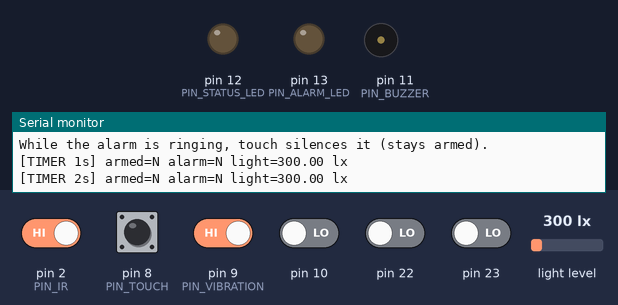
Bench run of a sketch on a simulated Arduino Uno, built with avr-gcc and run on an emulated ATmega328P. Shown: output pins drawn as LEDs (lit = HIGH), buzzer (waves = sounding, pin HIGH), the last lines printed to the serial monitor. Wiring (inferred from the names in the program): BH1750 light sensor at I2C address 0x23. Dashed ring = blinking. The inputs (shaded band) are chosen by the test bench; at power-on: pin 2 (PIN_IR), pin 9 (PIN_VIBRATION) HIGH, pin 8 (PIN_TOUCH), pin 10, pin 22, pin 23 LOW, light level 300 lx.

Above: at 1.5 s.
1.6 s: pin 2 (PIN_IR) driven LOW
5.1 s: pin 8 (PIN_TOUCH) pulled HIGH for 1.2 s
8.6 s: pin 9 (PIN_VIBRATION) driven LOW
At 9.5 s:
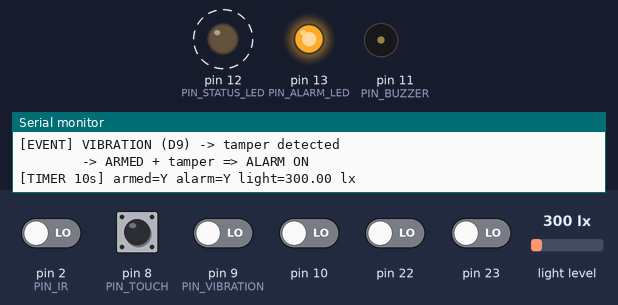
At 11.0 s:
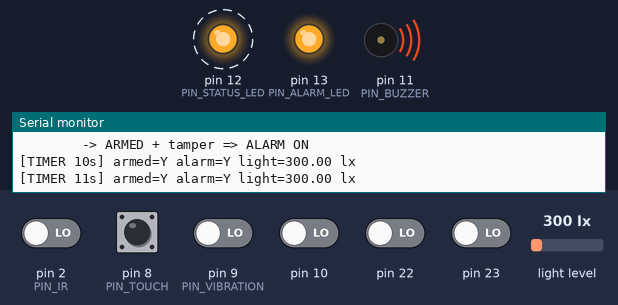
12.6 s: pin 8 (PIN_TOUCH) pulled HIGH for 1.2 s
At 14.5 s:
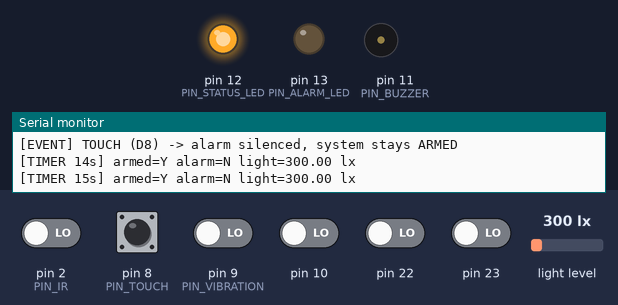
16.1 s: pin 2 (PIN_IR) driven HIGH and pin 8 (PIN_TOUCH) driven HIGH
Timing chart, 0 to 20.6 s (numbered marks = the images above; inputs shaded):
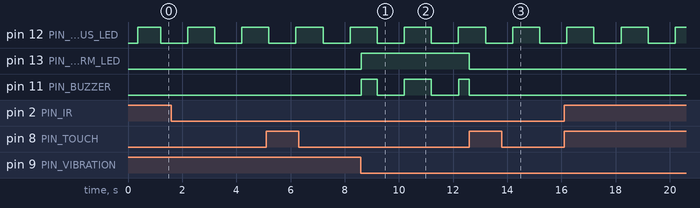

Measured:
- after the input at 8.6 s, pin 13 (PIN_ALARM_LED): LOW → HIGH at once; pin 11 (PIN_BUZZER): goes HIGH 0.58 s, LOW 1.0 s, HIGH 1.0 s, LOW 1.0 s, then HIGH, starting at once
- after the input at 12.6 s, pin 13 (PIN_ALARM_LED): HIGH → LOW at once
- by itself, pin 12 (PIN_STATUS_LED): alternates HIGH for 1.0 s and LOW for 1.0 s

The sketch:

TaskM1.ino
```cpp
#include <Wire.h>

// ------------------------- Pin assignments ---------------------------------
const uint8_t PIN_IR         = 2;
const uint8_t PIN_TOUCH      = 8;
const uint8_t PIN_VIBRATION  = 9;
const uint8_t PIN_ALARM_LED  = 13;
const uint8_t PIN_STATUS_LED = 12;
const uint8_t PIN_BUZZER     = 11;

const bool BUZZER_IS_ACTIVE = true;
const uint16_t BUZZER_FREQ  = 2000;

const uint8_t BH1750_ADDR    = 0x23;

volatile bool     irFlag        = false;
volatile bool     touchFlag     = false;
volatile bool     vibrationFlag = false;
volatile uint32_t tickCount     = 0;
volatile bool     timerFlag     = false;

volatile uint8_t  prevPINB      = 0;

bool  systemArmed = false;
bool  alarmActive = false;
bool  buzzerOn    = false;
float lightLux    = 0.0;

volatile uint32_t lastTouchMs     = 0;
volatile uint32_t lastVibrationMs = 0;
const uint32_t DEBOUNCE_MS = 200;

uint32_t touchHandledMs   = 0;
const uint32_t TAMPER_SUPPRESS_MS = 1500;

//----------------------------------INterrupt_functios---------------------------------------------

//Interupt function for when IR sensor pciks up somehting
void isrObstacle()
{
  irFlag = true;
}

//Interuppt function for when a touch or a vibration occurs(both sensors share this ISR function)
ISR(PCINT0_vect) //PCINT0_vect means port b, PCINT1_vect means port C and PCINT2_vect means port d. The physical port, not register
{
  uint8_t  pinb    = PINB;      // Copy the current HIGH/LOW states of all Port B pins

// Compare the current pin states with the previous states.
// Bits become 1 wherever a pin changed
  uint8_t  changed = pinb ^ prevPINB;  //XOR

// Save the current pin states so they can be used as the "previous" states
// during the next pin-change interrupt.
  prevPINB         = pinb;
  uint32_t now     = millis();


//If D8 changed to HIGH:
    //touchFlag = true
  if ((changed & 0b00000001) && (pinb & 0b00000001))
  {
    if (now - lastTouchMs > DEBOUNCE_MS) {
      touchFlag   = true;
      lastTouchMs = now;
    }
  }

  //If D9 changed to LOW:
    //vibrationFlag = true
  if ((changed & 0b00000010) && !(pinb & 0b00000010)) {
    if (now - lastVibrationMs > DEBOUNCE_MS) {
      vibrationFlag   = true;
      lastVibrationMs = now;
    }
  }
}


//Interupt function for when 1 second passes
ISR(TIMER1_COMPA_vect)
{
  tickCount++;
  timerFlag = true;
}


//----------------------------------------------------------------------Setup---------------------------------------------------
void setup()
{
  Serial.begin(9600);
  while (!Serial) { ; }


  pinMode(PIN_IR,        INPUT);
  pinMode(PIN_TOUCH,     INPUT);
  pinMode(PIN_VIBRATION, INPUT);
  pinMode(PIN_ALARM_LED,  OUTPUT);
  pinMode(PIN_STATUS_LED, OUTPUT);
  pinMode(PIN_BUZZER,     OUTPUT);

  Wire.begin();
  bh1750Begin();


  attachInterrupt(digitalPinToInterrupt(PIN_IR), isrObstacle, FALLING);


  configurePinChangeInterrupts();


  configureTimer1_1Hz();

  Serial.println(F("=== SIT315 M1 Sense-Think-Act (4/4) online ==="));
  Serial.println(F("D2=FC-51 IR (INT0)  D8=TOUCH (PCI)  D9=VIBRATION (PCI)  I2C=BH1750"));
  Serial.println(F("System starts DISARMED. Touch the pad to arm."));
  Serial.println(F("While the alarm is ringing, touch silences it (stays armed).\n"));
}


/// -----------------------------------------------------------------------CONfig-----------------------------------------------


void configurePinChangeInterrupts()
{
  prevPINB = PINB;

  PCICR |= 0b00000001;// enable group 0 for pin change interrupt
  PCMSK0 |= 0b00000011; //Select which of the pins in the group can actually trigger interuppt.
}

//T
void configureTimer1_1Hz()
{
  noInterrupts();

  TCCR1A = 0b00000000;  // clear Timer1 control register A
  TCCR1B = 0b00000000;  // clear Timer1 control register B
  TCNT1  = 0;           // start counting from zero

  OCR1A = 15624;        // compare value for 1-second interval

  TCCR1B |= 0b00001000; // enable CTC mode: WGM12 = 1
  TCCR1B |= 0b00000101; // prescaler 1024: CS12 = 1, CS10 = 1

  TIMSK1 |= 0b00000010; // enable Timer1 Compare-A interrupt

  interrupts();
}


//----------------------------------------------loop---------------------------------------------------------------

void loop() {
  handleEvents(); // handles flag changes
  handlePeriodic();   //handles periodic events
  updateActuators();
}


//-------------------------------------------------------fucntion inside loop---------------------------------------------

void handleEvents() {
  if (touchFlag==true)
  {

    //Set the flag to false again
    touchFlag = false;


    touchHandledMs = millis();
    if (alarmActive==true)
    {
      alarmActive = false; //Set the alarmActive flag to false or OFF
      Serial.println(F("[EVENT] TOUCH (D8) -> alarm silenced, system stays ARMED"));
    } else
    {
      systemArmed = !systemArmed; //toggle systemArmed flag
      Serial.print(F("[EVENT] TOUCH (D8) -> system "));
      Serial.println(systemArmed ? F("ARMED") : F("DISARMED"));
    }
  }


  if (vibrationFlag==true)
  {

    //Set the flag to false again
    vibrationFlag = false;


    if (millis() - touchHandledMs < TAMPER_SUPPRESS_MS) //if the vibration is 1.5s of a touch, then move on.
    {
      Serial.println(F("[EVENT] VIBRATION (D9) -> suppressed (own touch)"));
    }
    else //else run the actual if-else condition
    {
      Serial.println(F("[EVENT] VIBRATION (D9) -> tamper detected"));
      if (systemArmed==true) //if system is armed
      {
        alarmActive = true; //then make alarm active
        Serial.println(F("        -> ARMED + tamper => ALARM ON"));
      } else
      {
        Serial.println(F("        -> ignored (system disarmed)"));
      }
    }
  }

  if (irFlag==true)
  {

    //Set the flag to false again
    irFlag = false;


    Serial.println(F("[EVENT] OBSTACLE on D2 (INT0) -> intrusion"));
    if (systemArmed)
    {
      alarmActive = true;
      Serial.println(F("        -> ARMED + intrusion => ALARM ON"));
    } else {
      Serial.println(F("        -> ignored (system disarmed)"));
    }
  }
}


void handlePeriodic()
{
  if (!timerFlag) return;            // nothing to do until a second elapses
  timerFlag = false;

  // Safely copy the multi-byte shared counter (disable IRQs for the read).
  uint32_t ticks;
  noInterrupts();
  ticks = tickCount; // if isr runs then tickcount may get stuck, so uses stable local copy
  interrupts();

  lightLux = bh1750ReadLux();

  digitalWrite(PIN_STATUS_LED, !digitalRead(PIN_STATUS_LED));

  buzzerOn = !buzzerOn;

  Serial.print(F("[TIMER ")); Serial.print(ticks);
  Serial.print(F("s] armed=")); Serial.print(systemArmed ? F("Y") : F("N"));
  Serial.print(F(" alarm="));   Serial.print(alarmActive ? F("Y") : F("N"));
  Serial.print(F(" light="));   Serial.print(lightLux); //prints the lux
  Serial.println(F(" lx"));
}

// ------------------------- ACT --------------------------------------------
void updateActuators()
{
  digitalWrite(PIN_ALARM_LED, alarmActive ? HIGH : LOW);

  // Buzzer beeps in time with the 1 Hz tick while the alarm is active, and is
  // silent otherwise. Pulsing carries much better than a continuous tone.
  bool shouldSound = alarmActive && buzzerOn;

  if (BUZZER_IS_ACTIVE) {
    digitalWrite(PIN_BUZZER, shouldSound ? HIGH : LOW);
  } else {
    // tone() drives Timer2 - deliberately NOT Timer1, so it cannot disturb the
    // 1 Hz periodic interrupt this program depends on.
    if (shouldSound) tone(PIN_BUZZER, BUZZER_FREQ);
    else             noTone(PIN_BUZZER);
  }
}


// ------------------------- helper BH1750 fucntions ------------------------------


void bh1750Begin() {
  Wire.beginTransmission(BH1750_ADDR);
  Wire.write(0x01);            // power on
  Wire.endTransmission();
  Wire.beginTransmission(BH1750_ADDR);
  Wire.write(0x10);            // continuous high-resolution mode
  Wire.endTransmission();
  delay(200);                  // settle time - safe here, we are still in setup()
}

float bh1750ReadLux() {
  if (Wire.requestFrom(BH1750_ADDR, (uint8_t)2) != 2) return -1.0;
  uint16_t raw = ((uint16_t)Wire.read() << 8) | Wire.read();
  return raw / 1.2;            // datasheet conversion
}
```
